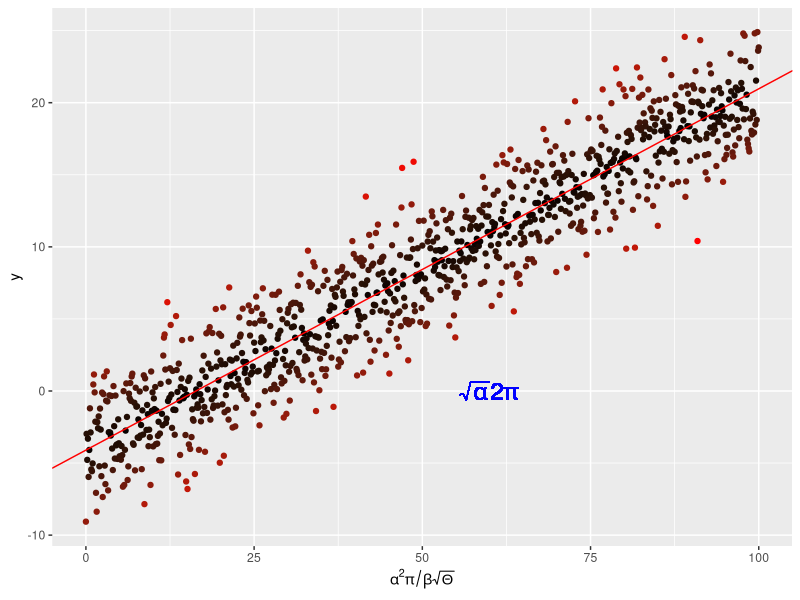
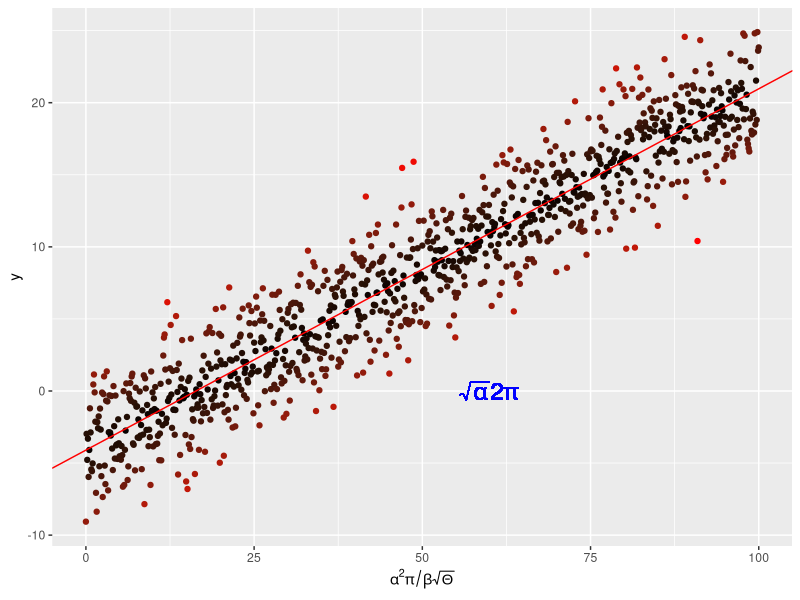

Recreate these plots in R, in order.
#!/usr/bin/Rscript --vanilla
# Author: Izie Wood
# Desc: Script illustrating mathematical annotation on an axis and plot area 
# Date: Nov 2021

require(tidyverse)

# create some linear regression "data 
x <- seq(0, 100, by = 0.1)
y <- -4 + 0.25 * x +
  rnorm(length(x), mean = 0, sd= 2.5)

# save to data frame
my_data <- data.frame(x=x, y=y)

# perform a linear regression 

my_lm <- summary(lm(y ~ x, data = my_data))

# plot data 

p <- ggplot(my_data, aes(x = x, y = y, 
                         colour = abs(my_lm$residual))
            ) +
  geom_point() +
  scale_colour_gradient(low = "black", high = "red") + 
  theme(legend.position = "none") + 
  scale_x_continuous(
    expression(alpha^2 * pi / beta * sqrt(Theta)))

# add the regression line 
p <- p + geom_abline(
  intercept = my_lm$coefficients[1][1],
  slope = my_lm$coefficients[2][1],
  colour = "red")

#throw some math on the plot 
p <- p + geom_text(aes(x = 60, y = 0,
                   label = "sqrt(alpha) * 2*pi"),
                    parse = TRUE, size = 6, 
                    colour = "blue")
p

# save to pdf 
pdf("../results/MyLinReg.pdf")
print(p)
dev.off()